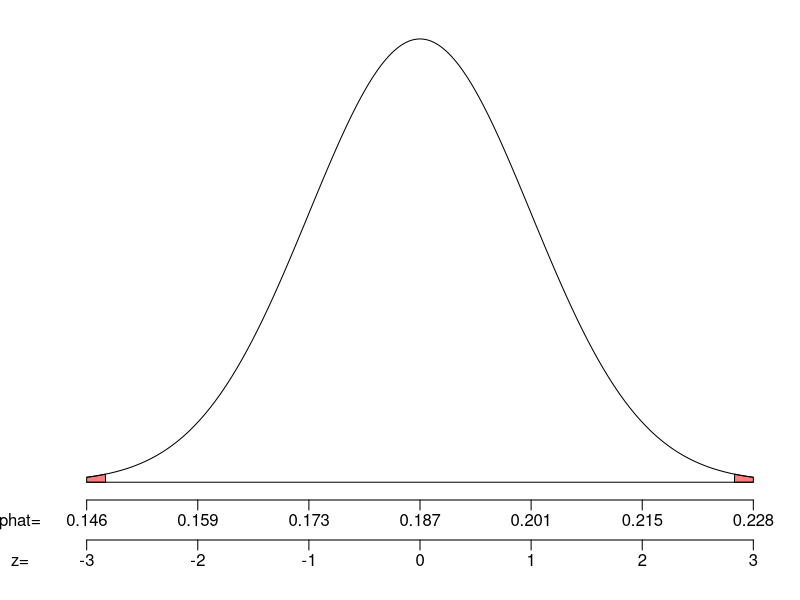

Write R code to recreate this figure.
## ---- chunk 1
## DATA GENERATION
alpha = sample(c(0.2,0.1,0.05,0.04,0.02,0.01),1)
zstar = abs(qnorm(alpha/2))
while(T){
    p = round(runif(1,0.09,0.91),3)
    n = sample(1:10,1) * 10^sample(0:3,1)
    se = signif(sqrt(p*(1-p)/n),3)
    if (n*p>10 & n*(1-p)>10 & sqrt(n*p*(1-p))>7)
    {
        break
    }
}
z = round(runif(1,zstar-0.3,zstar+0.3),2) * sample(c(-1,1),1)
phat = signif(p+z*se,3)
z = round((phat-p)/se,2)
Pr = 2*round(pnorm(-abs(z)),4)
wrd2 = sample(c('not', 'not equal to', 'different than'),1)
if (Pr<alpha)
{
    wrd3 = 'reject'
    sym = '<'
} else {
    wrd3 = 'retain'
    sym = '>'
}

## ---- chunk 2
par(mar=c(5,3,1,1))
zs = seq(-3,3,length=1000)
ys = dnorm(zs)
plot(zs, ys, 'l',xlim = c(-3,3), ylim = c(0,0.4),
     ann=FALSE,xaxt="n",yaxt="n",
     lwd=1,bty='n')
axis(side=1, line=0, at=-3:3, labels = FALSE)
mtext(signif(p+(-3:3)*se,3),side=1,line=0.5,at=-3:3)
mtext(c("phat="),line=0.5,side=1,at=-3.6)
axis(side=1, line=2,at=-3:3, labels = FALSE)
mtext(-3:3,side=1,line=2.5,at=-3:3)
mtext(c("z="),line=2.5,side=1,at=-3.6)
polygon(c(zs[zs<=-abs(z)], -abs(z), -3),c(ys[zs<=-abs(z)], 0, 0), col=rgb(1,0,0,0.5))
polygon(c(zs[zs>=abs(z)], 3, abs(z)),c(ys[zs>=abs(z)], 0, 0), col=rgb(1,0,0,0.5))
lines(c(-3,3),c(0,0),'l',lwd=1)
